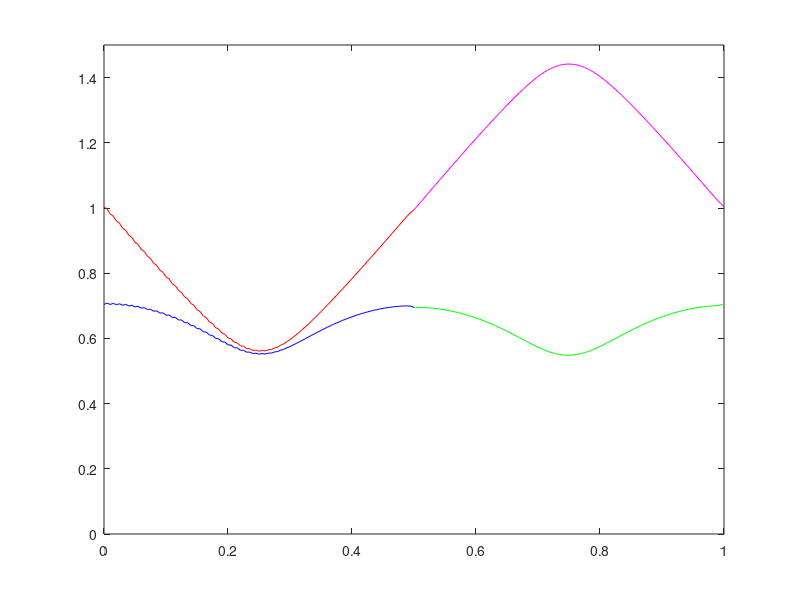

The MATLAB source for this figure:
a=1;
b=2;

%initialize parameters
t0=0;
tf=1;
L=100;
N=100;

%define space mesh
h = 1/L;
x = 0:h/2:1;
x = x';

%set inital funcitons  
InitialPressure = sin(pi * x)';
InitialVelocity = ones(1,length(x));

% define time mesh
k = h/2;
t = t0:k:tf;

%wave speed details
rho1 = 1;                 %density
K1 = 1;                   %bulk modulus
rho2=1;
K2=1;
%impedence
Z1 = rho1 * K1;             
Z2=rho2*K2;
%Zmatrix=[Z1 Z0;1 1];

A = [0 K1; 1 / rho1 0];       %wave speed
R = [-Z1 Z1 ; 1 1];
evaluesA=eig(A);
c0w=evaluesA(1);
c0z=evaluesA(2);

%CFL number
mu = A*k/h;

%preallocate u, set initial value using intital condition
U =struct('PressureEdge1', zeros(N+1,L+1), 'VelocityEdge1',zeros(N+1,L+1),...
    'PressureEdge2', zeros(N+1,L+1), 'VelocityEdge2',zeros(N+1,L+1));
U(:).PressureEdge1(1,:) = InitialPressure(1:N+1);
U(:).VelocityEdge1(1,:) = InitialVelocity(1:N+1);
U(:).PressureEdge2(1,:) = InitialPressure(N+1:end);
U(:).VelocityEdge2(1,:) = InitialVelocity(N+1:end);



%struct to store w,z at junctions, index gives egde, column 1 of struct is
%the char at the left endpoint 'a' and column 2 gives the char at the 
% right endpoint 'b'
%w left moving 
%z right moving
C=struct('w1', zeros(N+1,2), 'z1',zeros(N+1,2),...
    'w2', zeros(N+1,2), 'z2',zeros(N+1,2));

%loop through time
for n=1:N
    %loop through space
    for j=2:L
%u(n + 1,j)= (u(n,j - 1) + u(n,j + 1))/2 -(mu/2)*(u(n,j + 1) - u(n,j - 1))

      prev=(cell2mat({U.PressureEdge1(n,j-1),U.VelocityEdge1(n,j-1)}))';
      next=(cell2mat({U.PressureEdge1(n,j+1),U.VelocityEdge1(n,j+1)}))';
      newU= (prev + next)/ 2 - (mu/ 2) * (next - prev);

      U.PressureEdge1(n + 1 , j)=newU(1);
      U.VelocityEdge1(n + 1 , j)=newU(2);
      
      prev=(cell2mat({U.PressureEdge2(n,j-1),U.VelocityEdge2(n,j-1)}))';
      next=(cell2mat({U.PressureEdge2(n,j+1),U.VelocityEdge2(n,j+1)}))';
      newU= (prev + next)/ 2 - (mu/ 2) * (next - prev);

      U.PressureEdge2(n + 1 , j)=newU(1);
      U.VelocityEdge2(n + 1 , j)=newU(2);
    end

    %Jucntions
    j=1;

    %calc chars using pres/vel for egde 1
    prev=(cell2mat({U.PressureEdge1(n,j),U.VelocityEdge1(n,j)}))';
    prev= R*prev;
    next=(cell2mat({U.PressureEdge1(n,j+1),U.VelocityEdge1(n,j+1)}))';
    next= R*next;
    %w(x^n)=c0(dt/dx)*(z_(L)-z_(L-1))+z_L...linear interpolation for known char
    %where c0=-1, an eigen value of A and the slope of the characteristic
    curr = prev +c0w*(k/h)*(prev - next);
    %set w char value at junction 
    C.w1(n+1,a)=curr(1);
    
    %calc chars using pres/vel for edge 2
    prev=(cell2mat({U.PressureEdge2(n,j),U.VelocityEdge2(n,j)}))';
    prev= R*prev;
    next=(cell2mat({U.PressureEdge2(n,j+1),U.VelocityEdge2(n,j+1)}))';
    next= R*next;
    %w(x^n)=c0(dt/dx)*(z_(L)-z_(L-1))+z_L...linear interpolation for known char
    %where c0=-1, an eigen value of A and the slope of the characteristic
    curr = prev +c0w*(k/h)*(prev - next);
    %set w char value at junction 
    C.w2(n+1,b)=curr(1);
    
    
    
    
    
    
    %right junction 
    j = L+1;
    %calc chars using pres/vel for edge 1
    prev=(cell2mat({U.PressureEdge1(n,j-1),U.VelocityEdge1(n,j-1)}))';
    prev=R*prev;
    next=(cell2mat({U.PressureEdge1(n,j),U.VelocityEdge1(n,j)}))';
    next=R*next;
    %z(x^n)=mu*(z_(L)-z_(L-1))+z_L...linear interpolation for known char
    curr = c0z*(k/h)*(prev - next) + prev;
    %set w char value at junction 
    C.z1(n+1,b)=curr(2);
    
    %calc chars using pres/vel for edge 2
    prev=(cell2mat({U.PressureEdge2(n,j-1),U.VelocityEdge2(n,j-1)}))';
    prev=R*prev;
    next=(cell2mat({U.PressureEdge2(n,j),U.VelocityEdge2(n,j)}))';
    next=R*next;
    %z(x^n)=mu*(z_(L)-z_(L-1))+z_L...linear interpolation for known char
    curr = c0z*(k/h)*(prev - next) + prev;
    %set w char value at junction 
    C.z2(n+1,a)=curr(2);
    
    
    
    
    %calc unk chars at juction using known chars.  Solve system Ax=b using
    %interpolated chars 
    knownchars = (cell2mat({C.w1(n+1,a),C.z2(n+1,a)}))';
    knownchars;
    knownchars = [Z1  Z2; -1 1]*knownchars;
    unkchars = [Z2 Z1; -1 1] \ knownchars ;
    C.w2(n+1,a) = unkchars(1);
    C.z1(n+1,a) = unkchars(2);
  
    %calc press/vel using chars
    j=1;
    newC = (cell2mat({C.w1(n+1,a),C.z1(n+1,a)}))';
    newU = R \ newC;
    U.PressureEdge1(n+1,j) = newU(1);
    U.VelocityEdge1(n+1,j) = newU(2);
    %U.PressureEdge2(n+1,L+1)=U.PressureEdge1(n+1,j);
    
    newC = (cell2mat({C.w2(n+1,a),C.z2(n+1,a)}))';
    newU = R \ newC;
    U.PressureEdge2(n+1,L+1) = newU(1);
    U.VelocityEdge2(n+1,L+1) = newU(2);
    %U.PressureEdge1(n+1,L+1)=U.PressureEdge2(n+1,j);
    
    %calc press/vel using chars
    j=L+1;
    
    %calc unk chars at juction using known chars.  Solve system Ax=b using
    %interpolated chars 
    knownchars = (cell2mat({C.w2(n+1,b),C.z1(n+1,b)}))';
    knownchars = [-Z2 -Z1;1 -1]*knownchars;
    unkchars = [-Z1 -Z2; 1 -1] \ knownchars ;
    C.w1(n+1,b) = unkchars(1);
    C.z2(n+1,b) = unkchars(2);
    
    
    %set chars on edge 2 at L+1 to calc'd press/vel  
    newC = (cell2mat({C.w1(n+1,b),C.z1(n+1,b)}))';
    newU = R \ newC;
    U.PressureEdge1(n+1,j) = newU(1);
    U.VelocityEdge1(n+1,j) = newU(2);
    %U.PressureEdge2(n+1,1) = newU(1);
    
    newC = (cell2mat({C.w2(n+1,b),C.z2(n+1,b)}))';
    newU = R \ newC;
    U.PressureEdge2(n+1,1) = newU(1);
    U.VelocityEdge2(n+1,1) = newU(2);

end

clf
%figure(glf)
% hold on
for i=1:N+1
   
    plot(x(1:L+1),U.PressureEdge1(i,:),'b',x(L+1:end),U.PressureEdge2(i,:),'g'...
        ,x(1:L+1),U.VelocityEdge1(i,:),'r',x(L+1:end),U.VelocityEdge2(i,:),'m')
	axis([0 1 0 1.5])
    pause(.05)
    drawnow
    
end
hold off